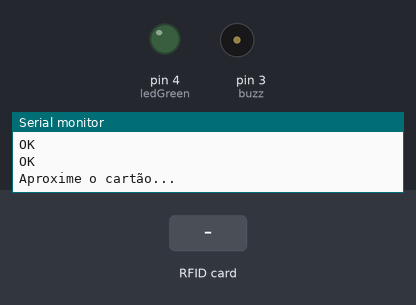
Recording of a sketch running on a simulated Arduino Uno, built with avr-gcc and run on an emulated ATmega328P. Parts: output pins drawn as LEDs (lit = HIGH), buzzer (waves = sounding), the last lines printed to the serial monitor. The inputs (shaded band) are chosen by the test bench. The modem accepts every AT command (registered, SIM ready, sends succeed) and sends nothing else; pins used as bus, display or sensor lines are not drawn.

Above: at 19.3 s.
19.4 s: RFID card 5E 7A 19 C4 held to the reader
At 19.51 s:
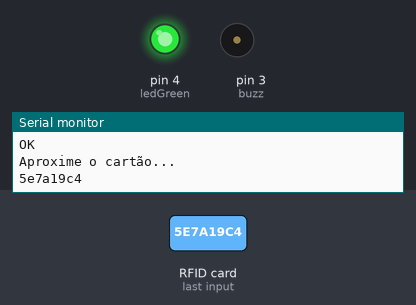
At 20.0 s:
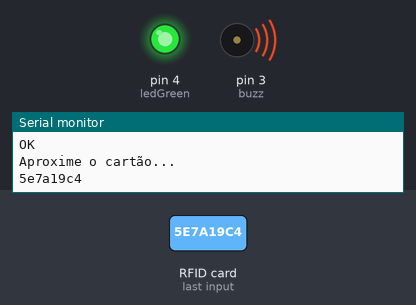
Timing chart, 0 to 22.4 s (numbered marks = the images above; inputs shaded):
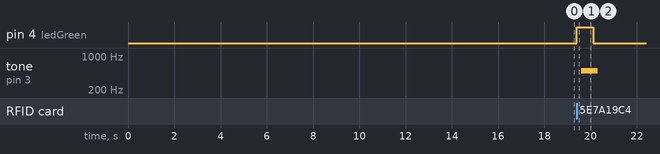

The sketch:

ConexaoWiFi_RFID.ino
```cpp
/*
 * Autor: Arley Souto
 * Data:31/07/2020
 * Projeto: Conexão e validação com RFID
 */

//Bibliotecas utilizadas
#include "SPI.h"
#include "MFRC522.h"
#include "WiFiEsp.h"
#include <SoftwareSerial.h>
//-----------------------------------------------------------------//

//Leitura do RFID defines
#define SS_PIN 10
#define RST_PIN 9
#define DEBUG true
#define buzz 3
#define ledGreen 4
//------------------------------------------------------------------//
//variaveis
String ssid = "Inst Brasilia de Tec e Inov 2G";
String pass = "#ibti@2019";
String strID = "";
String servidor = "192.168.2.196";
String uri = "/WiFiRFID?RFID=";
String sendData(String command, const int timeout, boolean debug);

//--------------------------------------------------------------------//
//Acesso a biblioteca do RFID criando duas instancia relacionado aos pins
MFRC522 rfid(SS_PIN, RST_PIN);//conexão RFID 10, 9
SoftwareSerial wifi(6, 7);//conexão com wifi

//-------------------------------------------------------------

 void cadastro(){
  digitalWrite(ledGreen, HIGH);
  delay(200);
  tone(buzz, 500);
  delay(500);
  digitalWrite(ledGreen, LOW);
  delay(200);
  noTone(buzz);
 }

void setup() {
  //Esses dois comando tem que estar a cima de todos os sendData
  Serial.begin(9600);//executa o monitor serial
  wifi.begin(9600);//monitora o wifi pelo monitor serial

  //Lista as oonexoes disponiveis
  sendData("AT+CWLAP\r\n", 2000, DEBUG);

  // Configura o mode de operacao
  // ? -Lista modos validos, 1- Modo Cliente, 2- Modo Host, 3-Cliente e Host
  sendData("AT+CWMODE=1\r\n",2000,DEBUG);

  // Reseta a ESP-01
 //sendData("AT+RST\r\n", 2000, DEBUG); // rst

 // conecta a rede escolhida
  sendData("AT+CWJAP=\""+ssid+"\",\""+pass+"\"\r\n",10000,DEBUG);

  // Lista o ip adquirido pela ESP-01
  sendData("AT+CIFSR\r\n", 2000, DEBUG);

  // Configura para multiplas conexoes
  sendData("AT+CIPMUX=1\r\n", 2000, DEBUG);


  //LED_BUILTIN está localizado na porta 13 do arduino UNO
  pinMode(ledGreen, OUTPUT);
  pinMode(buzz, OUTPUT);
  SPI.begin();
  rfid.PCD_Init();//inicia o RFID
  rfid.PCD_SetAntennaGain(rfid.RxGain_max);
  //server.begin();
  Serial.println("Aproxime o cartão...");//Apenas mostra no monitor quando for a hora de aproximar o RFID card
}


void loop() {
  //Condição fica observando se tem algum cartão e se já é cadastrado
  if(!rfid.PICC_IsNewCardPresent() || !rfid.PICC_ReadCardSerial()){
    delay(100);
    return;//caso algumas destas condição seja falsa ele vai continuar fazendo a leitura
  }


  for(byte i = 0; i<rfid.uid.size; i++){//faz com seja gerado o HEXADECIMAL
    //Serial.print(rfid.uid.uidByte[i] < 0x10 ? "0" : "");
    //Serial.print(rfid.uid.uidByte[i], HEX);
    //strID.concat(String(rfid.uid.uidByte[i] < 0x10 ? "0" : ""));
    strID.concat(String(rfid.uid.uidByte[i], HEX));
  }


  String dado = strID;//variavel que recebe o HEX em String
  Serial.println("\n"+dado);//mostrao HEX que do RFID
  dado.toUpperCase();//passa de letra minuscula para mauscula antes de enviar
  //rfid.PICC_HaltA();
  //rfid.PCD_StopCrypto1();

  //testa para ver se tem alguma coisa na variavel dados, apenas para o led o buzzer
  if(dado != "" ){
    cadastro();
  }


  //Dados que serão enviados
  String get = "GET " + uri + dado + " HTTP/1.0\r\n" + "Host:" + servidor +"\r\n" + "Connection: close\r\n\r\n";

  //Envia Dados
  String cipSend = "AT+CIPSEND=";

  cipSend += 2;
  cipSend += ",";
  cipSend += get.length();
  cipSend += "\r\n";

  // Escolhe entre conexão TCP ou UDP com o servidor.
  // Id identificador, endereço do servidos e porta
  sendData("AT+CIPSTART=2,\"TCP\",\"" + servidor + "\",5000\r\n",5000,DEBUG);

  //envia primeiro o tamanho dos dados, e depois os dados
  sendData(cipSend, 3000, DEBUG);
  sendData(get, 3000, DEBUG);
  strID="";


  //Encerra o comando
  String closeCommand = "AT+CIPCLOSE=";
  closeCommand+=2;
  closeCommand+="\r\n";
  //envia os comandos de encerramento
  sendData(closeCommand, 2000, false);//esta linha está como false porem é certo é o DEBUG


}
 String sendData(String command, const int timeout, boolean debug){
    String response = "";
    wifi.print(command);
    long int time = millis();

    while((time + timeout) > millis()){
      while(wifi.available()){
        char c = wifi.read();
        response += c;
      }
    }
    if(debug){
      Serial.print(response);
    }
    return response;
  }
```

Measured:
- after the input at 19.4 s, pin 4 (ledGreen): LOW → HIGH at once, → LOW 0.70 s later; tone on pin 3 (buzz): silent → 500 Hz after 0.21 s, → silent 0.70 s later
